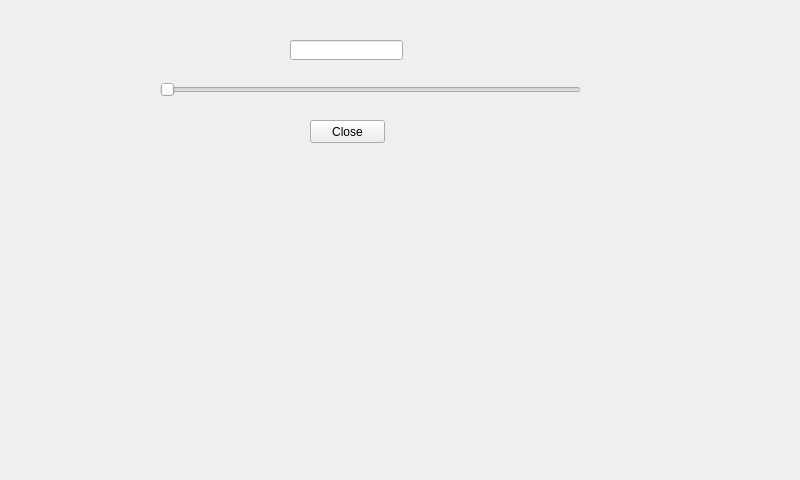
<?xml version="1.0" encoding="UTF-8"?>
<ui version="4.0">
 <class>MainWindow</class>
 <widget class="QMainWindow" name="MainWindow">
  <property name="geometry">
   <rect>
    <x>0</x>
    <y>0</y>
    <width>800</width>
    <height>480</height>
   </rect>
  </property>
  <property name="windowTitle">
   <string>MainWindow</string>
  </property>
  <widget class="QWidget" name="centralWidget">
   <widget class="QSlider" name="horizontalSlider">
    <property name="geometry">
     <rect>
      <x>160</x>
      <y>80</y>
      <width>421</width>
      <height>19</height>
     </rect>
    </property>
    <property name="orientation">
     <enum>Qt::Horizontal</enum>
    </property>
   </widget>
   <widget class="QLineEdit" name="lineEdit">
    <property name="geometry">
     <rect>
      <x>290</x>
      <y>40</y>
      <width>113</width>
      <height>20</height>
     </rect>
    </property>
   </widget>
   <widget class="QPushButton" name="pushButton">
    <property name="geometry">
     <rect>
      <x>310</x>
      <y>120</y>
      <width>75</width>
      <height>23</height>
     </rect>
    </property>
    <property name="text">
     <string>Close</string>
    </property>
   </widget>
  </widget>
 </widget>
 <layoutdefault spacing="6" margin="11"/>
 <resources/>
 <connections/>
</ui>
